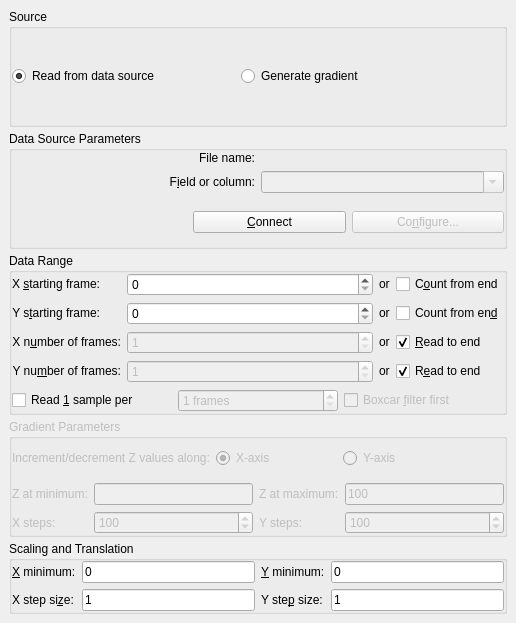
<?xml version="1.0" encoding="UTF-8"?>
<ui version="4.0">
 <class>MatrixTab</class>
 <widget class="QWidget" name="MatrixTab">
  <property name="geometry">
   <rect>
    <x>0</x>
    <y>0</y>
    <width>516</width>
    <height>623</height>
   </rect>
  </property>
  <layout class="QGridLayout">
   <property name="margin">
    <number>9</number>
   </property>
   <property name="spacing">
    <number>4</number>
   </property>
   <item row="4" column="0">
    <widget class="QGroupBox" name="_scalingGroup">
     <property name="enabled">
      <bool>true</bool>
     </property>
     <property name="title">
      <string>Scaling and Translation</string>
     </property>
     <layout class="QGridLayout">
      <property name="margin">
       <number>0</number>
      </property>
      <item row="1" column="0">
       <widget class="QLabel" name="textLabel7">
        <property name="sizePolicy">
         <sizepolicy hsizetype="Fixed" vsizetype="Minimum">
          <horstretch>0</horstretch>
          <verstretch>0</verstretch>
         </sizepolicy>
        </property>
        <property name="text">
         <string>X step si&amp;ze:</string>
        </property>
        <property name="wordWrap">
         <bool>false</bool>
        </property>
        <property name="buddy">
         <cstring>_xStep</cstring>
        </property>
       </widget>
      </item>
      <item row="0" column="0">
       <widget class="QLabel" name="textLabel5_2_2">
        <property name="sizePolicy">
         <sizepolicy hsizetype="Fixed" vsizetype="Minimum">
          <horstretch>0</horstretch>
          <verstretch>0</verstretch>
         </sizepolicy>
        </property>
        <property name="text">
         <string>&amp;X minimum:</string>
        </property>
        <property name="wordWrap">
         <bool>false</bool>
        </property>
        <property name="buddy">
         <cstring>_minX</cstring>
        </property>
       </widget>
      </item>
      <item row="0" column="1" rowspan="2">
       <layout class="QVBoxLayout">
        <property name="margin">
         <number>0</number>
        </property>
        <item>
         <widget class="QLineEdit" name="_minX">
          <property name="sizePolicy">
           <sizepolicy hsizetype="Expanding" vsizetype="Minimum">
            <horstretch>0</horstretch>
            <verstretch>0</verstretch>
           </sizepolicy>
          </property>
          <property name="minimumSize">
           <size>
            <width>60</width>
            <height>0</height>
           </size>
          </property>
          <property name="text">
           <string>0</string>
          </property>
         </widget>
        </item>
        <item>
         <widget class="QLineEdit" name="_xStep">
          <property name="sizePolicy">
           <sizepolicy hsizetype="Expanding" vsizetype="Minimum">
            <horstretch>0</horstretch>
            <verstretch>0</verstretch>
           </sizepolicy>
          </property>
          <property name="minimumSize">
           <size>
            <width>60</width>
            <height>0</height>
           </size>
          </property>
          <property name="text">
           <string>1</string>
          </property>
         </widget>
        </item>
       </layout>
      </item>
      <item row="0" column="2">
       <widget class="QLabel" name="textLabel6">
        <property name="sizePolicy">
         <sizepolicy hsizetype="Fixed" vsizetype="Minimum">
          <horstretch>0</horstretch>
          <verstretch>0</verstretch>
         </sizepolicy>
        </property>
        <property name="text">
         <string>&amp;Y minimum:</string>
        </property>
        <property name="wordWrap">
         <bool>false</bool>
        </property>
        <property name="buddy">
         <cstring>_minY</cstring>
        </property>
       </widget>
      </item>
      <item row="1" column="2">
       <widget class="QLabel" name="textLabel7_2">
        <property name="sizePolicy">
         <sizepolicy hsizetype="Fixed" vsizetype="Minimum">
          <horstretch>0</horstretch>
          <verstretch>0</verstretch>
         </sizepolicy>
        </property>
        <property name="text">
         <string>Y ste&amp;p size:</string>
        </property>
        <property name="wordWrap">
         <bool>false</bool>
        </property>
        <property name="buddy">
         <cstring>_yStep</cstring>
        </property>
       </widget>
      </item>
      <item row="0" column="3" rowspan="2">
       <layout class="QVBoxLayout">
        <property name="margin">
         <number>0</number>
        </property>
        <item>
         <widget class="QLineEdit" name="_minY">
          <property name="sizePolicy">
           <sizepolicy hsizetype="Expanding" vsizetype="Minimum">
            <horstretch>0</horstretch>
            <verstretch>0</verstretch>
           </sizepolicy>
          </property>
          <property name="minimumSize">
           <size>
            <width>60</width>
            <height>0</height>
           </size>
          </property>
          <property name="text">
           <string>0</string>
          </property>
         </widget>
        </item>
        <item>
         <widget class="QLineEdit" name="_yStep">
          <property name="sizePolicy">
           <sizepolicy hsizetype="Expanding" vsizetype="Minimum">
            <horstretch>0</horstretch>
            <verstretch>0</verstretch>
           </sizepolicy>
          </property>
          <property name="minimumSize">
           <size>
            <width>60</width>
            <height>0</height>
           </size>
          </property>
          <property name="text">
           <string>1</string>
          </property>
         </widget>
        </item>
       </layout>
      </item>
     </layout>
    </widget>
   </item>
   <item row="3" column="0">
    <widget class="QGroupBox" name="_gradientGroup">
     <property name="enabled">
      <bool>false</bool>
     </property>
     <property name="title">
      <string>Gradient Parameters</string>
     </property>
     <layout class="QGridLayout">
      <property name="margin">
       <number>0</number>
      </property>
      <item row="0" column="0">
       <layout class="QGridLayout">
        <property name="margin">
         <number>0</number>
        </property>
        <item row="0" column="0">
         <widget class="QLabel" name="textLabel5">
          <property name="text">
           <string>Increment/decrement Z values along:</string>
          </property>
          <property name="wordWrap">
           <bool>false</bool>
          </property>
         </widget>
        </item>
        <item row="0" column="1">
         <widget class="QRadioButton" name="_gradientX">
          <property name="text">
           <string>X-axis</string>
          </property>
          <property name="checked">
           <bool>true</bool>
          </property>
         </widget>
        </item>
        <item row="0" column="3">
         <spacer>
          <property name="orientation">
           <enum>Qt::Vertical</enum>
          </property>
          <property name="sizeType">
           <enum>QSizePolicy::Expanding</enum>
          </property>
          <property name="sizeHint" stdset="0">
           <size>
            <width>40</width>
            <height>20</height>
           </size>
          </property>
         </spacer>
        </item>
        <item row="0" column="2">
         <widget class="QRadioButton" name="_gradientY">
          <property name="text">
           <string>Y-axis</string>
          </property>
         </widget>
        </item>
       </layout>
      </item>
      <item row="1" column="0">
       <layout class="QGridLayout">
        <property name="margin">
         <number>0</number>
        </property>
        <item row="1" column="1">
         <widget class="QSpinBox" name="_nX">
          <property name="minimum">
           <number>1</number>
          </property>
          <property name="maximum">
           <number>999999999</number>
          </property>
          <property name="value">
           <number>100</number>
          </property>
         </widget>
        </item>
        <item row="1" column="3">
         <widget class="QSpinBox" name="_nY">
          <property name="maximum">
           <number>999999999</number>
          </property>
          <property name="value">
           <number>100</number>
          </property>
         </widget>
        </item>
        <item row="0" column="1">
         <widget class="QLineEdit" name="_gradientZAtMin"/>
        </item>
        <item row="0" column="0">
         <widget class="QLabel" name="textLabel6_2">
          <property name="text">
           <string>Z at minimum:</string>
          </property>
          <property name="wordWrap">
           <bool>false</bool>
          </property>
          <property name="buddy">
           <cstring>_gradientZAtMin</cstring>
          </property>
         </widget>
        </item>
        <item row="1" column="0">
         <widget class="QLabel" name="textLabel8">
          <property name="text">
           <string>X steps:</string>
          </property>
          <property name="wordWrap">
           <bool>false</bool>
          </property>
          <property name="buddy">
           <cstring>_nX</cstring>
          </property>
         </widget>
        </item>
        <item row="1" column="2">
         <widget class="QLabel" name="textLabel8_2">
          <property name="text">
           <string>Y steps:</string>
          </property>
          <property name="wordWrap">
           <bool>false</bool>
          </property>
          <property name="buddy">
           <cstring>_nY</cstring>
          </property>
         </widget>
        </item>
        <item row="0" column="2">
         <widget class="QLabel" name="textLabel7_3">
          <property name="text">
           <string>Z at maximum:</string>
          </property>
          <property name="wordWrap">
           <bool>false</bool>
          </property>
          <property name="buddy">
           <cstring>_gradientZAtMax</cstring>
          </property>
         </widget>
        </item>
        <item row="0" column="3">
         <widget class="QLineEdit" name="_gradientZAtMax">
          <property name="text">
           <string>100</string>
          </property>
         </widget>
        </item>
       </layout>
      </item>
     </layout>
    </widget>
   </item>
   <item row="2" column="0">
    <widget class="QGroupBox" name="_dataRangeGroup">
     <property name="title">
      <string>Data Range</string>
     </property>
     <layout class="QGridLayout">
      <property name="margin">
       <number>0</number>
      </property>
      <item row="0" column="0">
       <layout class="QGridLayout">
        <property name="margin">
         <number>0</number>
        </property>
        <item row="3" column="2">
         <widget class="QLabel" name="textLabel4_4">
          <property name="sizePolicy">
           <sizepolicy hsizetype="Fixed" vsizetype="Fixed">
            <horstretch>0</horstretch>
            <verstretch>0</verstretch>
           </sizepolicy>
          </property>
          <property name="text">
           <string>or</string>
          </property>
          <property name="wordWrap">
           <bool>false</bool>
          </property>
         </widget>
        </item>
        <item row="2" column="1">
         <widget class="QSpinBox" name="_xNumSteps">
          <property name="enabled">
           <bool>false</bool>
          </property>
          <property name="minimum">
           <number>1</number>
          </property>
          <property name="maximum">
           <number>999999999</number>
          </property>
         </widget>
        </item>
        <item row="1" column="0">
         <widget class="QLabel" name="textLabel3">
          <property name="sizePolicy">
           <sizepolicy hsizetype="Fixed" vsizetype="Fixed">
            <horstretch>0</horstretch>
            <verstretch>0</verstretch>
           </sizepolicy>
          </property>
          <property name="text">
           <string>Y s&amp;tarting frame:</string>
          </property>
          <property name="alignment">
           <set>Qt::AlignRight|Qt::AlignTrailing|Qt::AlignVCenter</set>
          </property>
          <property name="wordWrap">
           <bool>false</bool>
          </property>
          <property name="buddy">
           <cstring>_yStart</cstring>
          </property>
         </widget>
        </item>
        <item row="0" column="2">
         <widget class="QLabel" name="textLabel4">
          <property name="sizePolicy">
           <sizepolicy hsizetype="Fixed" vsizetype="Fixed">
            <horstretch>0</horstretch>
            <verstretch>0</verstretch>
           </sizepolicy>
          </property>
          <property name="text">
           <string>or</string>
          </property>
          <property name="wordWrap">
           <bool>false</bool>
          </property>
         </widget>
        </item>
        <item row="2" column="0">
         <widget class="QLabel" name="textLabel2_2">
          <property name="sizePolicy">
           <sizepolicy hsizetype="Fixed" vsizetype="Fixed">
            <horstretch>0</horstretch>
            <verstretch>0</verstretch>
           </sizepolicy>
          </property>
          <property name="text">
           <string>X n&amp;umber of frames:</string>
          </property>
          <property name="alignment">
           <set>Qt::AlignRight|Qt::AlignTrailing|Qt::AlignVCenter</set>
          </property>
          <property name="wordWrap">
           <bool>false</bool>
          </property>
          <property name="buddy">
           <cstring>_xNumSteps</cstring>
          </property>
         </widget>
        </item>
        <item row="0" column="1">
         <widget class="QSpinBox" name="_xStart">
          <property name="maximum">
           <number>999999999</number>
          </property>
         </widget>
        </item>
        <item row="3" column="1">
         <widget class="QSpinBox" name="_yNumSteps">
          <property name="enabled">
           <bool>false</bool>
          </property>
          <property name="minimum">
           <number>1</number>
          </property>
          <property name="maximum">
           <number>999999999</number>
          </property>
         </widget>
        </item>
        <item row="0" column="3">
         <widget class="QCheckBox" name="_xStartCountFromEnd">
          <property name="sizePolicy">
           <sizepolicy hsizetype="Fixed" vsizetype="Fixed">
            <horstretch>0</horstretch>
            <verstretch>0</verstretch>
           </sizepolicy>
          </property>
          <property name="text">
           <string>C&amp;ount from end</string>
          </property>
          <property name="si" stdset="0">
           <string>count X From End</string>
          </property>
         </widget>
        </item>
        <item row="2" column="3">
         <widget class="QCheckBox" name="_xNumStepsReadToEnd">
          <property name="sizePolicy">
           <sizepolicy hsizetype="Fixed" vsizetype="Fixed">
            <horstretch>0</horstretch>
            <verstretch>0</verstretch>
           </sizepolicy>
          </property>
          <property name="text">
           <string>&amp;Read to end</string>
          </property>
          <property name="checked">
           <bool>true</bool>
          </property>
          <property name="si" stdset="0">
           <string>read x to end</string>
          </property>
         </widget>
        </item>
        <item row="1" column="2">
         <widget class="QLabel" name="textLabel4_2">
          <property name="sizePolicy">
           <sizepolicy hsizetype="Fixed" vsizetype="Fixed">
            <horstretch>0</horstretch>
            <verstretch>0</verstretch>
           </sizepolicy>
          </property>
          <property name="text">
           <string>or</string>
          </property>
          <property name="wordWrap">
           <bool>false</bool>
          </property>
         </widget>
        </item>
        <item row="3" column="0">
         <widget class="QLabel" name="textLabel3_2">
          <property name="sizePolicy">
           <sizepolicy hsizetype="Fixed" vsizetype="Fixed">
            <horstretch>0</horstretch>
            <verstretch>0</verstretch>
           </sizepolicy>
          </property>
          <property name="text">
           <string>Y nu&amp;mber of frames:</string>
          </property>
          <property name="alignment">
           <set>Qt::AlignRight|Qt::AlignTrailing|Qt::AlignVCenter</set>
          </property>
          <property name="wordWrap">
           <bool>false</bool>
          </property>
          <property name="buddy">
           <cstring>_yNumSteps</cstring>
          </property>
         </widget>
        </item>
        <item row="3" column="3">
         <widget class="QCheckBox" name="_yNumStepsReadToEnd">
          <property name="sizePolicy">
           <sizepolicy hsizetype="Fixed" vsizetype="Fixed">
            <horstretch>0</horstretch>
            <verstretch>0</verstretch>
           </sizepolicy>
          </property>
          <property name="text">
           <string>R&amp;ead to end</string>
          </property>
          <property name="checked">
           <bool>true</bool>
          </property>
          <property name="si" stdset="0">
           <string>read Y To End</string>
          </property>
         </widget>
        </item>
        <item row="1" column="3">
         <widget class="QCheckBox" name="_yStartCountFromEnd">
          <property name="sizePolicy">
           <sizepolicy hsizetype="Fixed" vsizetype="Fixed">
            <horstretch>0</horstretch>
            <verstretch>0</verstretch>
           </sizepolicy>
          </property>
          <property name="text">
           <string>Count from en&amp;d</string>
          </property>
          <property name="si" stdset="0">
           <string>count Y From End</string>
          </property>
         </widget>
        </item>
        <item row="2" column="2">
         <widget class="QLabel" name="textLabel4_3">
          <property name="sizePolicy">
           <sizepolicy hsizetype="Fixed" vsizetype="Fixed">
            <horstretch>0</horstretch>
            <verstretch>0</verstretch>
           </sizepolicy>
          </property>
          <property name="text">
           <string>or</string>
          </property>
          <property name="wordWrap">
           <bool>false</bool>
          </property>
         </widget>
        </item>
        <item row="1" column="1">
         <widget class="QSpinBox" name="_yStart">
          <property name="maximum">
           <number>999999999</number>
          </property>
         </widget>
        </item>
        <item row="0" column="0">
         <widget class="QLabel" name="textLabel2">
          <property name="sizePolicy">
           <sizepolicy hsizetype="Fixed" vsizetype="Fixed">
            <horstretch>0</horstretch>
            <verstretch>0</verstretch>
           </sizepolicy>
          </property>
          <property name="text">
           <string>X &amp;starting frame:</string>
          </property>
          <property name="alignment">
           <set>Qt::AlignRight|Qt::AlignTrailing|Qt::AlignVCenter</set>
          </property>
          <property name="wordWrap">
           <bool>false</bool>
          </property>
          <property name="buddy">
           <cstring>_xStart</cstring>
          </property>
         </widget>
        </item>
       </layout>
      </item>
      <item row="1" column="0">
       <layout class="QGridLayout">
        <property name="margin">
         <number>0</number>
        </property>
        <item row="0" column="1">
         <widget class="QSpinBox" name="_skip">
          <property name="enabled">
           <bool>false</bool>
          </property>
          <property name="suffix">
           <string> frames</string>
          </property>
          <property name="minimum">
           <number>1</number>
          </property>
          <property name="maximum">
           <number>999999999</number>
          </property>
         </widget>
        </item>
        <item row="0" column="2">
         <widget class="QCheckBox" name="_doAverage">
          <property name="enabled">
           <bool>false</bool>
          </property>
          <property name="text">
           <string>Boxcar &amp;filter first</string>
          </property>
         </widget>
        </item>
        <item row="0" column="0">
         <widget class="QCheckBox" name="_doSkip">
          <property name="text">
           <string>Read &amp;1 sample per</string>
          </property>
         </widget>
        </item>
       </layout>
      </item>
     </layout>
    </widget>
   </item>
   <item row="0" column="0">
    <widget class="QGroupBox" name="_sourceGroup">
     <property name="title">
      <string>Source</string>
     </property>
     <layout class="QGridLayout">
      <property name="margin">
       <number>0</number>
      </property>
      <item row="0" column="0">
       <widget class="QRadioButton" name="_readFromSource">
        <property name="text">
         <string>Read from data source</string>
        </property>
        <property name="checked">
         <bool>true</bool>
        </property>
       </widget>
      </item>
      <item row="0" column="1">
       <widget class="QRadioButton" name="_generateGradient">
        <property name="text">
         <string>Generate gradient</string>
        </property>
       </widget>
      </item>
      <item row="0" column="2">
       <spacer>
        <property name="orientation">
         <enum>Qt::Vertical</enum>
        </property>
        <property name="sizeType">
         <enum>QSizePolicy::Expanding</enum>
        </property>
        <property name="sizeHint" stdset="0">
         <size>
          <width>40</width>
          <height>20</height>
         </size>
        </property>
       </spacer>
      </item>
     </layout>
    </widget>
   </item>
   <item row="1" column="0">
    <widget class="QGroupBox" name="_dataSourceGroup">
     <property name="sizePolicy">
      <sizepolicy hsizetype="Preferred" vsizetype="MinimumExpanding">
       <horstretch>0</horstretch>
       <verstretch>0</verstretch>
      </sizepolicy>
     </property>
     <property name="title">
      <string>Data Source Parameters</string>
     </property>
     <layout class="QGridLayout">
      <property name="margin">
       <number>0</number>
      </property>
      <item row="1" column="0">
       <widget class="QLabel" name="TextLabel6">
        <property name="text">
         <string>F&amp;ield or column:</string>
        </property>
        <property name="alignment">
         <set>Qt::AlignRight|Qt::AlignTrailing|Qt::AlignVCenter</set>
        </property>
        <property name="wordWrap">
         <bool>false</bool>
        </property>
        <property name="buddy">
         <cstring>_field</cstring>
        </property>
       </widget>
      </item>
      <item row="0" column="1">
       <widget class="Kst::DataSourceSelector" name="_fileName" native="true"/>
      </item>
      <item row="0" column="0">
       <widget class="QLabel" name="TextLabel4_3">
        <property name="text">
         <string>File name:</string>
        </property>
        <property name="alignment">
         <set>Qt::AlignRight|Qt::AlignTrailing|Qt::AlignVCenter</set>
        </property>
        <property name="wordWrap">
         <bool>false</bool>
        </property>
        <property name="buddy">
         <cstring>_fileName</cstring>
        </property>
       </widget>
      </item>
      <item row="1" column="1">
       <widget class="Kst::ComboBox" name="_field">
        <property name="enabled">
         <bool>false</bool>
        </property>
        <property name="editable">
         <bool>true</bool>
        </property>
        <property name="duplicatesEnabled">
         <bool>false</bool>
        </property>
       </widget>
      </item>
      <item row="2" column="0" colspan="2">
       <layout class="QHBoxLayout">
        <property name="margin">
         <number>0</number>
        </property>
        <item>
         <spacer>
          <property name="orientation">
           <enum>Qt::Vertical</enum>
          </property>
          <property name="sizeType">
           <enum>QSizePolicy::Expanding</enum>
          </property>
          <property name="sizeHint" stdset="0">
           <size>
            <width>181</width>
            <height>21</height>
           </size>
          </property>
         </spacer>
        </item>
        <item>
         <widget class="QPushButton" name="_connect">
          <property name="text">
           <string>&amp;Connect</string>
          </property>
         </widget>
        </item>
        <item>
         <widget class="QPushButton" name="_configure">
          <property name="enabled">
           <bool>false</bool>
          </property>
          <property name="text">
           <string>Co&amp;nfigure...</string>
          </property>
         </widget>
        </item>
       </layout>
      </item>
     </layout>
    </widget>
   </item>
  </layout>
 </widget>
 <layoutdefault spacing="6" margin="11"/>
 <customwidgets>
  <customwidget>
   <class>Kst::ComboBox</class>
   <extends>QComboBox</extends>
   <header>combobox.h</header>
  </customwidget>
  <customwidget>
   <class>Kst::DataSourceSelector</class>
   <extends>QWidget</extends>
   <header>datasourceselector.h</header>
  </customwidget>
 </customwidgets>
 <tabstops>
  <tabstop>_readFromSource</tabstop>
  <tabstop>_generateGradient</tabstop>
  <tabstop>_fileName</tabstop>
  <tabstop>_field</tabstop>
  <tabstop>_configure</tabstop>
  <tabstop>_xStart</tabstop>
  <tabstop>_xStartCountFromEnd</tabstop>
  <tabstop>_yStart</tabstop>
  <tabstop>_yStartCountFromEnd</tabstop>
  <tabstop>_xNumSteps</tabstop>
  <tabstop>_xNumStepsReadToEnd</tabstop>
  <tabstop>_yNumSteps</tabstop>
  <tabstop>_yNumStepsReadToEnd</tabstop>
  <tabstop>_doSkip</tabstop>
  <tabstop>_skip</tabstop>
  <tabstop>_doAverage</tabstop>
  <tabstop>_gradientX</tabstop>
  <tabstop>_gradientY</tabstop>
  <tabstop>_gradientZAtMin</tabstop>
  <tabstop>_gradientZAtMax</tabstop>
  <tabstop>_nX</tabstop>
  <tabstop>_nY</tabstop>
  <tabstop>_minX</tabstop>
  <tabstop>_minY</tabstop>
  <tabstop>_xStep</tabstop>
  <tabstop>_yStep</tabstop>
 </tabstops>
 <resources/>
 <connections/>
</ui>
